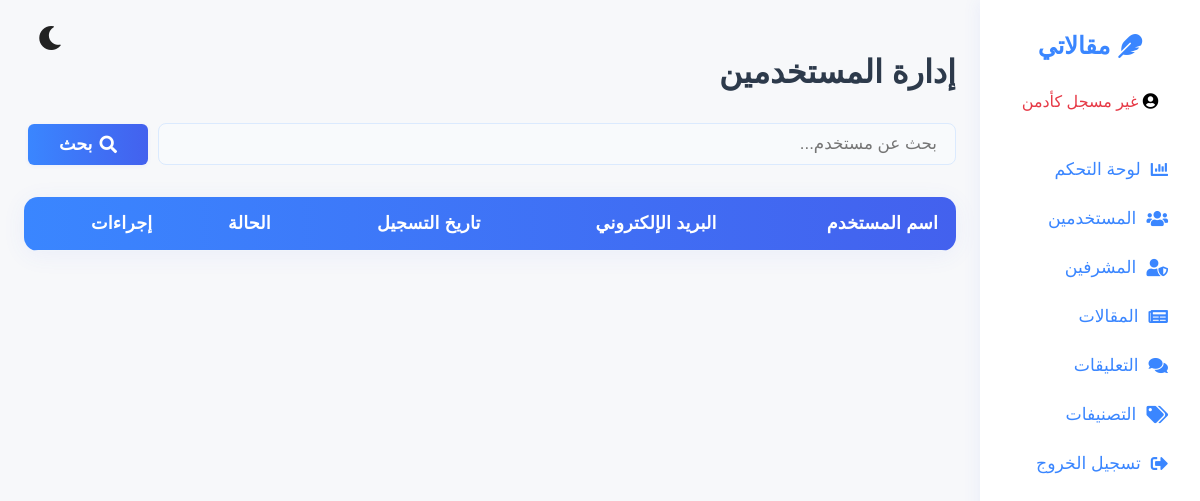
Page /admin/users.php on the earlier database version.
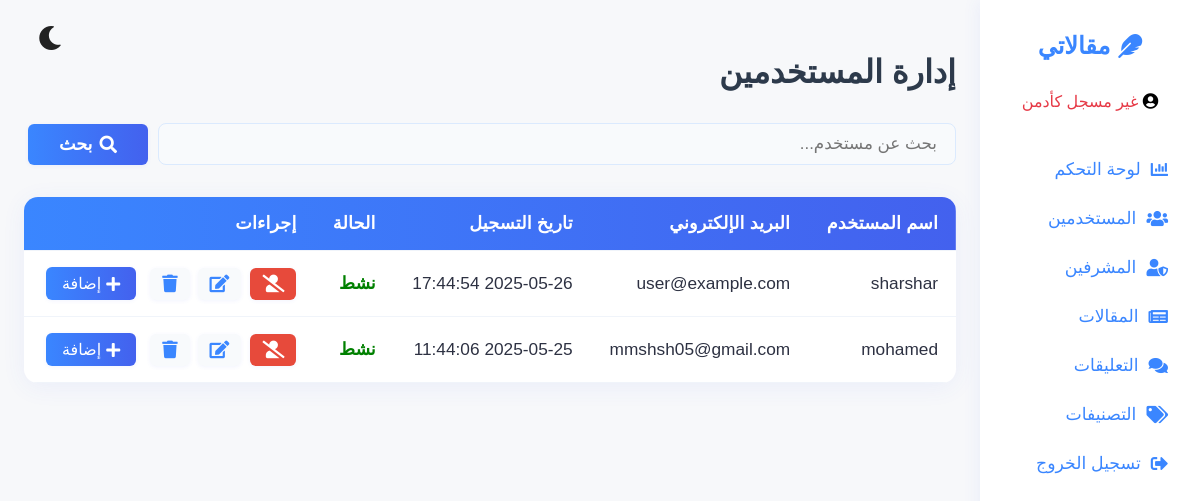
Same page on the later database version.
### tables this page shows
CREATE TABLE `users` (
  `id` int NOT NULL,
  `username` varchar(50) NOT NULL,
  `email` varchar(100) NOT NULL,
  `password` varchar(255) NOT NULL,
  `created_at` timestamp NOT NULL DEFAULT CURRENT_TIMESTAMP,
  `updated_at` datetime DEFAULT CURRENT_TIMESTAMP ON UPDATE CURRENT_TIMESTAMP,
  `is_active` tinyint(1) DEFAULT '1',
  `reset_token` varchar(100) DEFAULT NULL,
  `reset_expires` datetime DEFAULT NULL
);

### admin/users.php (the view, shortened to what this page needs)
<?php
require_once '../db.php';
$users = $pdo->query("SELECT * FROM users ORDER BY created_at DESC")->fetchAll(PDO::FETCH_ASSOC);
?>
<!DOCTYPE html>
<html lang="ar">
<head>
    <link rel="stylesheet" href="https://cdnjs.cloudflare.com/ajax/libs/font-awesome/5.15.1/css/all.min.css">
    <link rel="stylesheet" href="https://cdnjs.cloudflare.com/ajax/libs/animate.css/4.1.1/animate.min.css">
</head>
<body>
<?php include 'sidebar.php'; ?>
<button id="themeToggle" aria-label="تبديل الوضع" style="position:absolute;left:2rem;top:1.5rem;background:none;border:none;cursor:pointer;font-size:1.5rem;z-index:10;"><i class="fa fa-moon" style="color:#222;"></i></button>
<main class="main-content">
    <h1 class="dashboard-title animate__animated animate__fadeInDown">إدارة المستخدمين</h1>
    <div style="display:flex;gap:10px;align-items:center;margin-bottom:18px;">
        <input type="text" id="searchUser" placeholder="بحث عن مستخدم..." class="search-input">
        <button type="button" id="searchUserBtn" class="action-btn" style="background:linear-gradient(90deg,#3a86ff 0%,#4361ee 100%);color:#fff;font-weight:bold;padding:10px 24px;min-width:120px;display:flex;align-items:center;gap:7px;"><i class="fa fa-search"></i> بحث</button>
    </div>
    <table class="data-table users-table">
        <thead>
            <tr>
                <th>اسم المستخدم</th>
                <th>البريد الإلكتروني</th>
                <th>تاريخ التسجيل</th>
                <th>الحالة</th>
                <th>إجراءات</th>
            </tr>
        </thead>
        <tbody id="usersTable">
            <?php foreach($users as $user): ?>
            <tr>
                <td><?= htmlspecialchars($user['username']) ?></td>
                <td><?= htmlspecialchars($user['email']) ?></td>
                <td><?= htmlspecialchars($user['created_at']) ?></td>
                <td>
                    <?php if ($user['is_active']): ?>
                        <span style="color:green;font-weight:bold;">نشط</span>
                    <?php else: ?>
                        <span style="color:red;font-weight:bold;">موقوف</span>
                    <?php endif; ?>
                </td>
                <td style="display:flex;gap:4px;align-items:center;">
                    <form method="post" style="display:inline;">
                        <button type="submit" class="action-btn" style="background:<?= $user['is_active'] ? '#e74a3b' : '#36b9cc' ?>;color:#fff;" title="<?= $user['is_active'] ? 'إيقاف' : 'تفعيل' ?> المستخدم">
                            <i class="fa <?= $user['is_active'] ? 'fa-user-slash' : 'fa-user-check' ?>"></i>
                        </button>
                    </form>
                    <button class="action-btn edit-btn" onclick="openEditUserModal(<?= $user['id'] ?>, '<?= htmlspecialchars(addslashes($user['username'])) ?>', '<?= htmlspecialchars(addslashes($user['email'])) ?>', <?= $user['is_active'] ?>)"><i class="fa fa-edit"></i></button>
                    <button class="action-btn delete-btn" onclick="openDeleteUserModal(<?= $user['id'] ?>, '<?= htmlspecialchars(addslashes($user['username'])) ?>')"><i class="fa fa-trash"></i></button>
                    <button class="action-btn add-btn" style="background:linear-gradient(90deg,#3a86ff 0%,#4361ee 100%);color:#fff;padding:7px 16px;font-size:1rem;margin-right:6px;display:inline-flex;align-items:center;gap:5px;" title="إضافة مستخدم جديد" onclick="document.querySelector('.add-user-modal').classList.add('active')">
                        <i class="fa fa-plus"></i> إضافة
                    </button>
                </td>
            </tr>
            <?php endforeach; ?>
        </tbody>
    </table>
</main>
</body>
</html>

Differences in the rows shown:
added users: username "sharshar", email "user@example.com", created_at "2025-05-26 17:44:54", is_active "نشط"
added users: username "mohamed", email "mmshsh05@gmail.com", created_at "2025-05-25 11:44:06", is_active "نشط"
